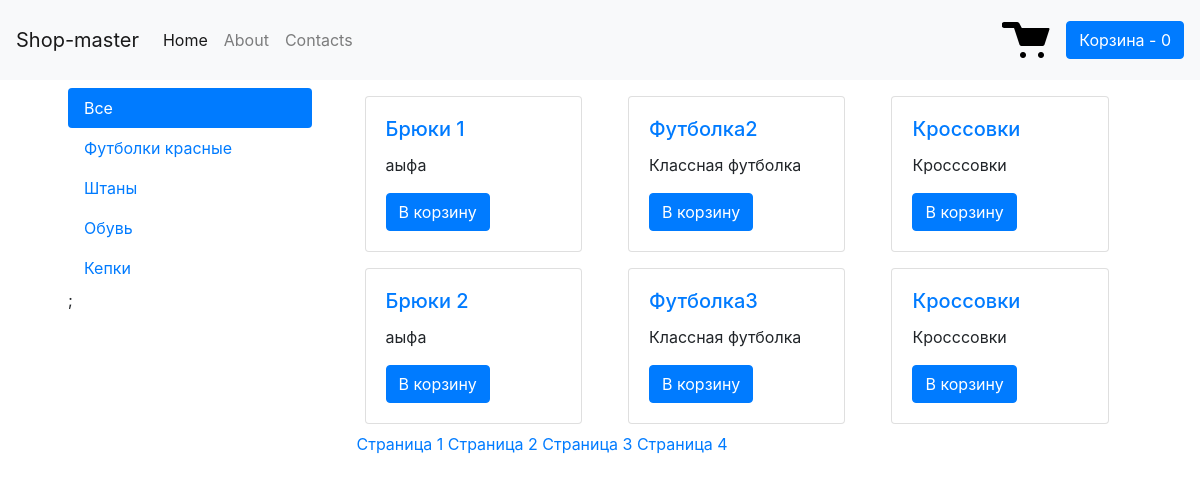
The page / on the database its author committed.
### tables this page shows
CREATE TABLE `categories` (
  `id` int(11) NOT NULL,
  `title` varchar(255) NOT NULL
);

CREATE TABLE `products` (
  `id` int(11) NOT NULL,
  `title` varchar(255) NOT NULL,
  `description` text NOT NULL,
  `content` text NOT NULL,
  `category_id` int(11) NOT NULL,
  `image` varchar(255) NOT NULL,
  `costs` varchar(250) NOT NULL
);

### parts/product_card.php (the view)
<div class="col-4 ">
	<div class="card m-2">
	  	<div class="card-body">
		    <h5 class="card-title">
		    	<a href="product.php?id=<?php echo $row['id'];?>">
		    	<?php echo $row['title']?>
		    	</a>
		    </h5>
		    <p class="card-text"><?php echo $row['description']?></p>
		    <button href="#" class="btn btn-primary " onclick="addToBasket(this)" data-id="<?php echo $row['id']?>">
		    	В корзину
			</button>
		  	</div>
	</div>
</div>

### parts/cat_nav.php
<div class="nav flex-column nav-pills" id="v-pills-tab" role="tablist" aria-orientation="vertical">
    	<a class="nav-link <?php if (!isset($_GET['id'])) { ?>active <?php }?>" href="/">Все</a>
        	<?php
        		$sql = "SELECT * FROM categories";
        		$result = mysqli_query($connect, $sql);
        		while ($row = mysqli_fetch_assoc($result))
      				{
                if(isset($_GET['id']) && $_GET['id'] == $row['id'])
                {
                  echo "<a class='nav-link active' href='/cat.php?id=". $row['id'] ."'>".$row['title']." </a>";
                }
                else
                {
                  echo "<a class='nav-link' href='/cat.php?id=". $row['id'] ."'>".$row['title']." </a>";
                }
      				}
        	?>
    </div>

### index.php (shortened to what this page needs)
<?php
include $_SERVER['DOCUMENT_ROOT'].'/configs/db.php';
include $_SERVER['DOCUMENT_ROOT'].'/parts/header.php';
if (isset($_GET['page'])){
	$page = $_GET['page'];
}else $page = 1;
$kol = 6;
$art = ($page * $kol) - $kol;
$sql = "SELECT COUNT(*) FROM `products`";
$res = mysqli_query($connect,$sql);
$row = mysqli_fetch_array($res);
$total = $row[0];
$str_pag = ceil($total / $kol);
?>
<div class="row" id="products">
	<?php
	$sql = "SELECT * FROM products LIMIT $art, $kol";
	$result = mysqli_query($connect, $sql);
	while ($row = mysqli_fetch_assoc($result))
	{
		include $_SERVER['DOCUMENT_ROOT']. '/parts/product_card.php';
		?>
		<?php
	}
	?>
</div>
<?php
for ($i = 1; $i <= $str_pag; $i++){
		echo "<a href=product_page.php?page=".$i."> Страница ".$i." </a>";
	}
?>
<?php
include $_SERVER['DOCUMENT_ROOT'].'/parts/footer.php';
?>

### rows shown on the page
categories: title "Футболки красные"
categories: title "Штаны"
categories: title "Обувь"
categories: title "Кепки"
products: title "Брюки 1", description "аыфа"
products: title "Футболка2", description "Классная футболка"
products: title "Кроссовки", description "Кросссовки"
products: title "Брюки 2", description "аыфа"
products: title "Футболка3", description "Классная футболка"
products: title "Кроссовки", description "Кросссовки"
